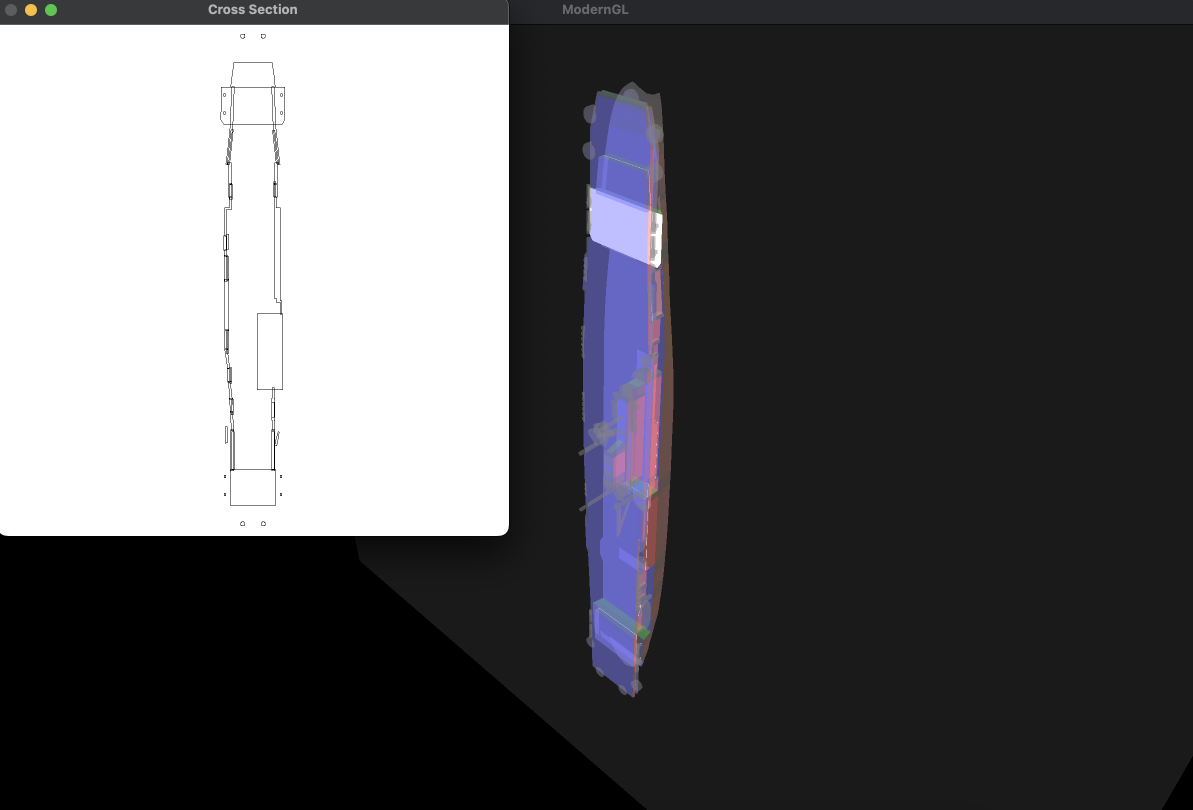
#> input picture assets/Cross_Section_Example.png, 2386 x 1620 px (shown at 1/2 size); its folder holds only this picture in this run
$ python -i view_image.py   (imports and definitions only)
#> lines starting #> are read from the running program, lines starting #| are printed output that depends on the picture
import cv2 as cv # type: ignore
import os
import numpy as np # type: ignore

def rescale(frame, scale=1):
  w = int(frame.shape[1] * scale)
  h = int(frame.shape[0] * scale)
  if scale < 1:
    return cv.resize(frame, (w, h), interpolation=cv.INTER_AREA)
  return cv.resize(frame, (w, h), interpolation=cv.INTER_CUBIC)

def rescale512(img, h=512, w=512, locked=True):
  if locked:
    scale = min(w/img.shape[1], h/img.shape[0])
    return rescale(img, scale=scale)
  return cv.resize(img, (w, h), interpolation=cv.INTER_AREA)

# [47 lines left out: functions recolor, get_edges1, get_edges2, get_edges3, get_edges4, crop and 1 more, not called in this run]

def convert_to_gray(img):
  return cv.cvtColor(img, cv.COLOR_BGR2GRAY)

def convert_to_rgb(img):
  return cv.cvtColor(img, cv.COLOR_BGR2RGB)

# [19 lines not run here, left out]


>>> import cv2
>>> picture = cv2.imread('../assets/Cross_Section_Example.png')
#> picture is the input picture: shape (1620, 2386, 3); mean B, G, R 90.9, 88.1, 88.5
>>> result = rescale512(picture)
#> in rescale, `return cv.resize(frame, (w, h), interpolation=cv.INTER_AREA)`:
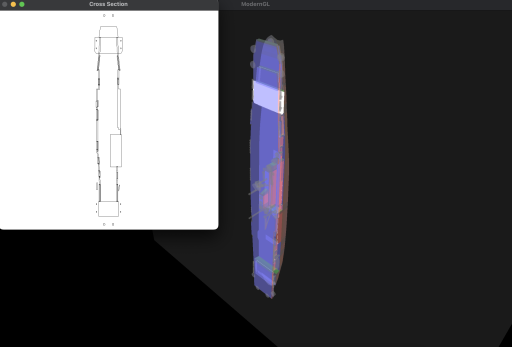
#> returned value: shape (347, 512, 3); mean of channels 0, 1, 2 90.9, 88.1, 88.5; drawn as B, G, R
